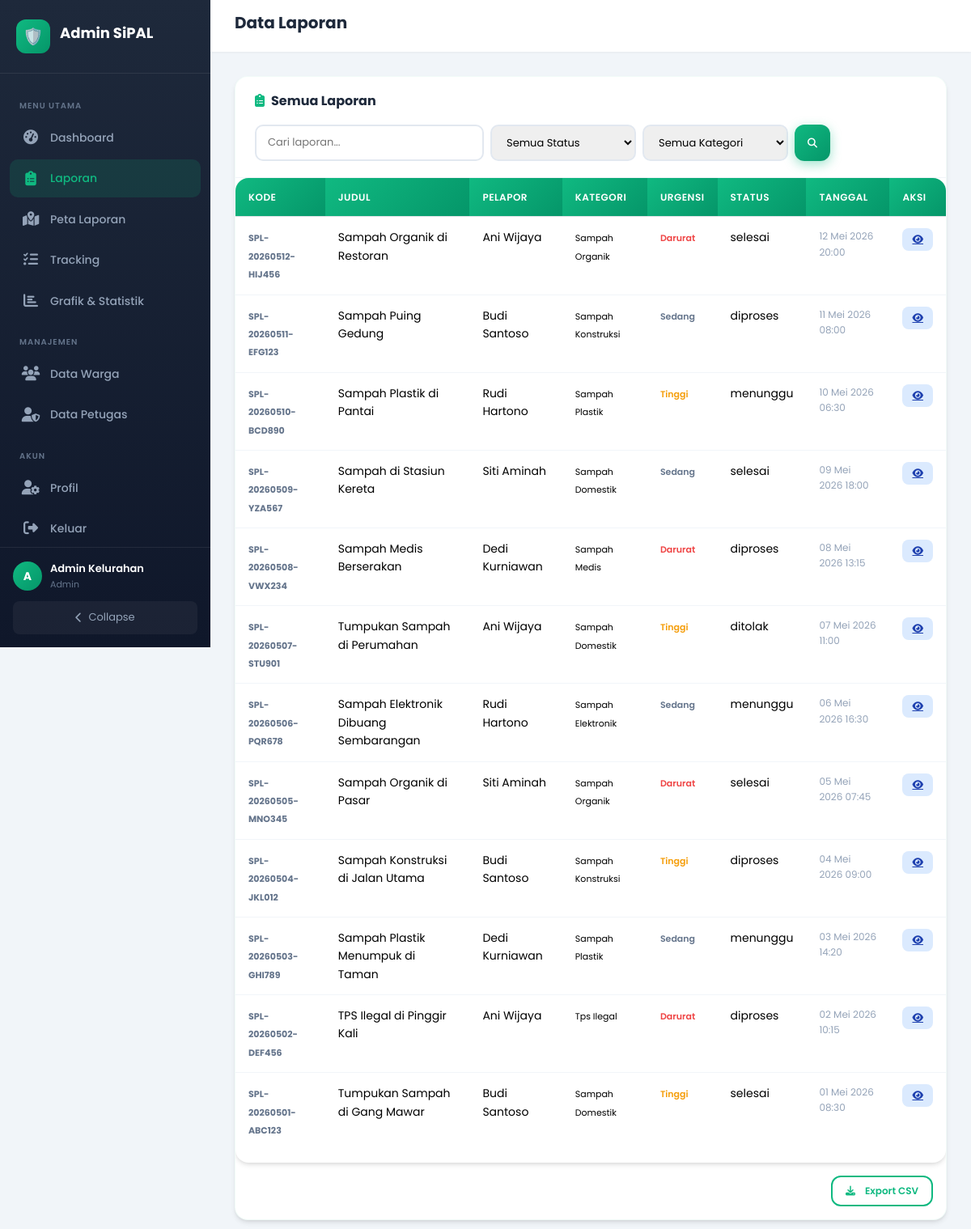
Page /admin/laporan/index.php (signed in) on the committed database.
### tables this page shows
CREATE TABLE laporan_sampah (
    id INT AUTO_INCREMENT PRIMARY KEY,
    kode_laporan VARCHAR(50) NOT NULL UNIQUE,
    user_id INT NOT NULL,
    judul VARCHAR(200) NOT NULL,
    deskripsi TEXT,
    kategori VARCHAR(50) NOT NULL,
    tingkat_urgensi ENUM('rendah', 'sedang', 'tinggi', 'darurat') DEFAULT 'sedang',
    latitude DECIMAL(10, 8) NOT NULL,
    longitude DECIMAL(11, 8) NOT NULL,
    alamat_lokasi TEXT NOT NULL,
    kelurahan VARCHAR(100),
    kecamatan VARCHAR(100),
    kota VARCHAR(100),
    foto_kondisi VARCHAR(255),
    foto_sesudah VARCHAR(255),
    status ENUM('menunggu', 'diproses', 'selesai', 'ditolak') DEFAULT 'menunggu',
    catatan_admin TEXT,
    petugas_id INT,
    created_at DATETIME DEFAULT CURRENT_TIMESTAMP,
    updated_at DATETIME DEFAULT CURRENT_TIMESTAMP ON UPDATE CURRENT_TIMESTAMP,
    FOREIGN KEY (user_id) REFERENCES users(id) ON DELETE CASCADE,
    FOREIGN KEY (petugas_id) REFERENCES admins(id) ON DELETE SET NULL
);

CREATE TABLE users (
    id INT AUTO_INCREMENT PRIMARY KEY,
    nama_lengkap VARCHAR(100) NOT NULL,
    username VARCHAR(50) NOT NULL UNIQUE,
    email VARCHAR(100) NOT NULL UNIQUE,
    password VARCHAR(255) NOT NULL,
    no_telepon VARCHAR(20),
    alamat TEXT,
    foto_profil VARCHAR(255) DEFAULT NULL,
    created_at DATETIME DEFAULT CURRENT_TIMESTAMP,
    updated_at DATETIME DEFAULT CURRENT_TIMESTAMP ON UPDATE CURRENT_TIMESTAMP
);

### includes/auth.php (called while the page is built, shortened)
<?php
require_once 'config.php';
function isAdminLoggedIn() {
    return isset($_SESSION['admin_id']);
}
function getAdminData() {
    global $conn;
    $stmt = $conn->prepare("SELECT * FROM admins WHERE id = ?");
    $stmt->bind_param("i", $_SESSION['admin_id']);
    $stmt->execute();
    return $stmt->get_result()->fetch_assoc();
}
?>

### includes/config.php (called while the page is built, shortened)
<?php
function formatTanggal($datetime) {
    $bulan = ['', 'Jan', 'Feb', 'Mar', 'Apr', 'Mei', 'Jun', 'Jul', 'Agu', 'Sep', 'Okt', 'Nov', 'Des'];
    $t = strtotime($datetime);
    return date('d', $t) . ' ' . $bulan[date('n', $t)] . ' ' . date('Y H:i', $t);
}
function statusBadge($status) {
    $badges = [
        'menunggu' => '<span class="badge badge-wait">Menunggu</span>',
        'diproses' => '<span class="badge badge-process">Diproses</span>',
        'selesai' => '<span class="badge badge-done">Selesai</span>',
        'ditolak' => '<span class="badge badge-reject">Ditolak</span>'
    ];
    return $badges[$status] ?? $status;
}
?>

### admin/laporan/index.php (the view, shortened to what this page needs)
<?php
require_once '../../includes/config.php';
require_once '../../includes/auth.php';
require_once '../../includes/functions.php';
$admin = getAdminData();
$page = max(1, intval($_GET['page'] ?? 1));
$limit = 15;
$offset = ($page - 1) * $limit;
$search = trim($_GET['search'] ?? '');
$where = "WHERE 1=1";
$params = [];
$types = "";
$stmt = $conn->prepare("SELECT l.*, u.nama_lengkap as nama_pelapor FROM laporan_sampah l LEFT JOIN users u ON l.user_id = u.id $where ORDER BY l.created_at DESC LIMIT ? OFFSET ?");
$types .= "ii";
$params[] = $limit;
$params[] = $offset;
$stmt->bind_param($types, ...$params);
$stmt->execute();
$laporan = $stmt->get_result()->fetch_all(MYSQLI_ASSOC);
?>
<!DOCTYPE html>
<html lang="id">
<head>
    <link href="https://cdn.jsdelivr.net/npm/bootstrap@5.3.2/dist/css/bootstrap.min.css" rel="stylesheet">
    <link rel="stylesheet" href="../../assets/css/style.css">
    <link rel="stylesheet" href="../../assets/css/admin.css">
    <link rel="stylesheet" href="https://cdnjs.cloudflare.com/ajax/libs/font-awesome/6.4.2/css/all.min.css">
</head>
<body class="admin-layout">
    <aside class="admin-sidebar" id="adminSidebar">
        <div class="sidebar-header"><div class="logo-icon">🛡️</div><h3>Admin SiPAL</h3></div>
        <nav class="sidebar-nav">
            <div class="nav-section-title">Menu Utama</div>
            <a href="../dashboard.php" class="nav-link"><i class="fas fa-tachometer-alt"></i><span>Dashboard</span></a>
            <a href="index.php" class="nav-link active"><i class="fas fa-clipboard-list"></i><span>Laporan</span></a>
            <a href="peta.php" class="nav-link"><i class="fas fa-map-marked-alt"></i><span>Peta Laporan</span></a>
            <a href="../tracking/index.php" class="nav-link"><i class="fas fa-tasks"></i><span>Tracking</span></a>
            <a href="../laporan_grafik/index.php" class="nav-link"><i class="fas fa-chart-bar"></i><span>Grafik & Statistik</span></a>
            <div class="nav-section-title">Manajemen</div>
            <a href="../users/index.php" class="nav-link"><i class="fas fa-users"></i><span>Data Warga</span></a>
            <a href="../petugas/index.php" class="nav-link"><i class="fas fa-user-shield"></i><span>Data Petugas</span></a>
            <div class="nav-section-title">Akun</div>
            <a href="../profil.php" class="nav-link"><i class="fas fa-user-cog"></i><span>Profil</span></a>
            <a href="../logout.php" class="nav-link"><i class="fas fa-sign-out-alt"></i><span>Keluar</span></a>
        </nav>
        <div class="sidebar-footer">
            <div class="user-info">
                <div style="width: 36px; height: 36px; background: linear-gradient(135deg, var(--primary), var(--primary-dark)); border-radius: 50%; display: flex; align-items: center; justify-content: center; color: white; font-weight: 700; font-size: 14px;"><?= strtoupper(substr($admin['nama_lengkap'], 0, 1)) ?></div>
                <div><div class="name"><?= htmlspecialchars($admin['nama_lengkap']) ?></div><div class="role"><?= ucfirst($admin['role']) ?></div></div>
            </div>
            <button class="sidebar-toggle" onclick="toggleSidebar()"><i class="fas fa-chevron-left"></i> <span>Collapse</span></button>
        </div>
    </aside>
    <main class="admin-main" id="adminMain">
        <div class="admin-topbar">
            <div class="topbar-title">
                <h2>Data Laporan</h2>
            </div>
        </div>
        <div class="admin-content">
            <div class="admin-table-card animate-fade-in">
                <div class="admin-table-header">
                    <h4><i class="fas fa-clipboard-list me-2 text-primary"></i>Semua Laporan</h4>
                    <div class="search-filter">
                        <form method="GET" action="" class="d-flex gap-2 flex-wrap">
                            <input type="text" name="search" placeholder="Cari laporan..." value="<?= htmlspecialchars($search) ?>">
                            <select name="status" onchange="this.form.submit()">
                                <option value="">Semua Status</option>
                            </select>
                            <select name="kategori" onchange="this.form.submit()">
                                <option value="">Semua Kategori</option>
                            </select>
                            <button type="submit" class="btn btn-primary btn-sm"><i class="fas fa-search"></i></button>
                        </form>
                    </div>
                </div>
                <div class="table-container">
                    <table class="table" id="tableLaporan">
                        <thead>
                            <tr><th>Kode</th><th>Judul</th><th>Pelapor</th><th>Kategori</th><th>Urgensi</th><th>Status</th><th>Tanggal</th><th>Aksi</th></tr>
                        </thead>
                        <tbody>
                            <?php foreach ($laporan as $lap): ?>
                            <tr>
                                <td><span style="font-size: 11px; font-weight: 700; color: #64748b;"><?= $lap['kode_laporan'] ?></span></td>
                                <td><?= htmlspecialchars($lap['judul']) ?></td>
                                <td><?= htmlspecialchars($lap['nama_pelapor']) ?></td>
                                <td><span style="font-size: 11px; text-transform: capitalize;"><?= str_replace('_', ' ', $lap['kategori']) ?></span></td>
                                <td><span style="font-size: 11px; font-weight: 600; color: <?= $lap['tingkat_urgensi']=='darurat'?'#ef4444':($lap['tingkat_urgensi']=='tinggi'?'#f59e0b':'#64748b') ?>;"><?= ucfirst($lap['tingkat_urgensi']) ?></span></td>
                                <td><?= statusBadge($lap['status']) ?></td>
                                <td style="font-size: 12px; color: #94a3b8;"><?= formatTanggal($lap['created_at']) ?></td>
                                <td>
                                    <div class="quick-actions">
                                        <a href="detail.php?id=<?= $lap['id'] ?>" class="btn-action btn-view"><i class="fas fa-eye"></i></a>
                                    </div>
                                </td>
                            </tr>
                            <?php endforeach; ?>
                        </tbody>
                    </table>
                </div>
                <div class="p-3 text-end">
                    <button onclick="exportTableToCSV('tableLaporan', 'laporan_sampah.csv')" class="btn btn-sm btn-outline"><i class="fas fa-download me-1"></i>Export CSV</button>
                </div>
            </div>
        </div>
    </main>
</body>
</html>

### assets/css/style.css (style rules this page uses)
:root { --primary: #10b981; --primary-dark: #059669; --primary-light: #d1fae5; --accent: #f59e0b; --accent-light: #fef3c7; --danger: #ef4444; --danger-light: #fee2e2; --info: #3b82f6; --info-light: #dbeafe; --warning: #f59e0b; --success: #10b981; --dark: #1e293b; --gray: #64748b; --gray-light: #f1f5f9; --white: #ffffff; --bg-user: #f0fdf4; --shadow: 0 4px 6px -1px rgba(0, 0, 0, 0.1), 0 2px 4px -1px rgba(0, 0, 0, 0.06); --shadow-lg: 0 10px 15px -3px rgba(0, 0, 0, 0.1), 0 4px 6px -2px rgba(0, 0, 0, 0.05); --radius: 16px; --radius-sm: 8px; --transition: all 0.3s cubic-bezier(0.4, 0, 0.2, 1); }
* { margin: 0; padding: 0; box-sizing: border-box; }
html { scroll-behavior: smooth; }
body { font-family: 'Poppins', sans-serif; background: var(--bg-user); color: #334155; line-height: 1.6; overflow-x: hidden; }
.animate-fade-in { animation: fadeIn 0.6s ease-out forwards; }
.btn { display: inline-flex; align-items: center; justify-content: center; gap: 8px; padding: 12px 24px; border-radius: 12px; font-weight: 600; font-size: 14px; border: none; cursor: pointer; transition: var(--transition); text-decoration: none; }
.btn-primary { background: linear-gradient(135deg, var(--primary), var(--primary-dark)); color: white; box-shadow: 0 4px 14px rgba(16, 185, 129, 0.4); }
.btn-outline { background: transparent; border: 2px solid var(--primary); color: var(--primary); }
.btn-sm { padding: 8px 16px; font-size: 12px; }
.table-container { overflow-x: auto; border-radius: var(--radius); background: white; box-shadow: var(--shadow); }
.table { width: 100%; border-collapse: collapse; font-size: 14px; }
.table th { background: linear-gradient(135deg, var(--primary), var(--primary-dark)); color: white; padding: 14px 16px; text-align: left; font-weight: 600; text-transform: uppercase; font-size: 12px; letter-spacing: 0.5px; }
.table td { padding: 14px 16px; border-bottom: 1px solid #f1f5f9; }
.table tr:last-child td { border-bottom: none; }
.text-primary { color: var(--primary) !important; }
.gap-2 { gap: 8px; }
.d-flex { display: flex !important; }
.flex-wrap { flex-wrap: wrap !important; }

### rows in the picture
laporan_sampah: kode_laporan "SPL-20260512-HIJ456", judul "Sampah Organik di Restoran", user.nama_lengkap "Ani Wijaya", kategori "Sampah Organik", tingkat_urgensi "Darurat", status "selesai", created_at "12 Mei 2026 20:00"
laporan_sampah: kode_laporan "SPL-20260511-EFG123", judul "Sampah Puing Gedung", user.nama_lengkap "Budi Santoso", kategori "Sampah Konstruksi", tingkat_urgensi "Sedang", status "diproses", created_at "11 Mei 2026 08:00"
laporan_sampah: kode_laporan "SPL-20260510-BCD890", judul "Sampah Plastik di Pantai", user.nama_lengkap "Rudi Hartono", kategori "Sampah Plastik", tingkat_urgensi "Tinggi", status "menunggu", created_at "10 Mei 2026 06:30"
laporan_sampah: kode_laporan "SPL-20260509-YZA567", judul "Sampah di Stasiun Kereta", user.nama_lengkap "Siti Aminah", kategori "Sampah Domestik", tingkat_urgensi "Sedang", status "selesai", created_at "09 Mei 2026 18:00"
laporan_sampah: kode_laporan "SPL-20260508-VWX234", judul "Sampah Medis Berserakan", user.nama_lengkap "Dedi Kurniawan", kategori "Sampah Medis", tingkat_urgensi "Darurat", status "diproses", created_at "08 Mei 2026 13:15"
laporan_sampah: kode_laporan "SPL-20260507-STU901", judul "Tumpukan Sampah di Perumahan", user.nama_lengkap "Ani Wijaya", kategori "Sampah Domestik", tingkat_urgensi "Tinggi", status "ditolak", created_at "07 Mei 2026 11:00"
laporan_sampah: kode_laporan "SPL-20260506-PQR678", judul "Sampah Elektronik Dibuang Sembarangan", user.nama_lengkap "Rudi Hartono", kategori "Sampah Elektronik", tingkat_urgensi "Sedang", status "menunggu", created_at "06 Mei 2026 16:30"
laporan_sampah: kode_laporan "SPL-20260505-MNO345", judul "Sampah Organik di Pasar", user.nama_lengkap "Siti Aminah", kategori "Sampah Organik", tingkat_urgensi "Darurat", status "selesai", created_at "05 Mei 2026 07:45"
laporan_sampah: kode_laporan "SPL-20260504-JKL012", judul "Sampah Konstruksi di Jalan Utama", user.nama_lengkap "Budi Santoso", kategori "Sampah Konstruksi", tingkat_urgensi "Tinggi", status "diproses", created_at "04 Mei 2026 09:00"
laporan_sampah: kode_laporan "SPL-20260503-GHI789", judul "Sampah Plastik Menumpuk di Taman", user.nama_lengkap "Dedi Kurniawan", kategori "Sampah Plastik", tingkat_urgensi "Sedang", status "menunggu", created_at "03 Mei 2026 14:20"
laporan_sampah: kode_laporan "SPL-20260502-DEF456", judul "TPS Ilegal di Pinggir Kali", user.nama_lengkap "Ani Wijaya", kategori "Tps Ilegal", tingkat_urgensi "Darurat", status "diproses", created_at "02 Mei 2026 10:15"
laporan_sampah: kode_laporan "SPL-20260501-ABC123", judul "Tumpukan Sampah di Gang Mawar", user.nama_lengkap "Budi Santoso", kategori "Sampah Domestik", tingkat_urgensi "Tinggi", status "selesai", created_at "01 Mei 2026 08:30"

### other values in the picture
substr($admin['nama_lengkap'], 0, 1) "A"
$admin['nama_lengkap'] "Admin Kelurahan"
$admin['role'] "Admin"
